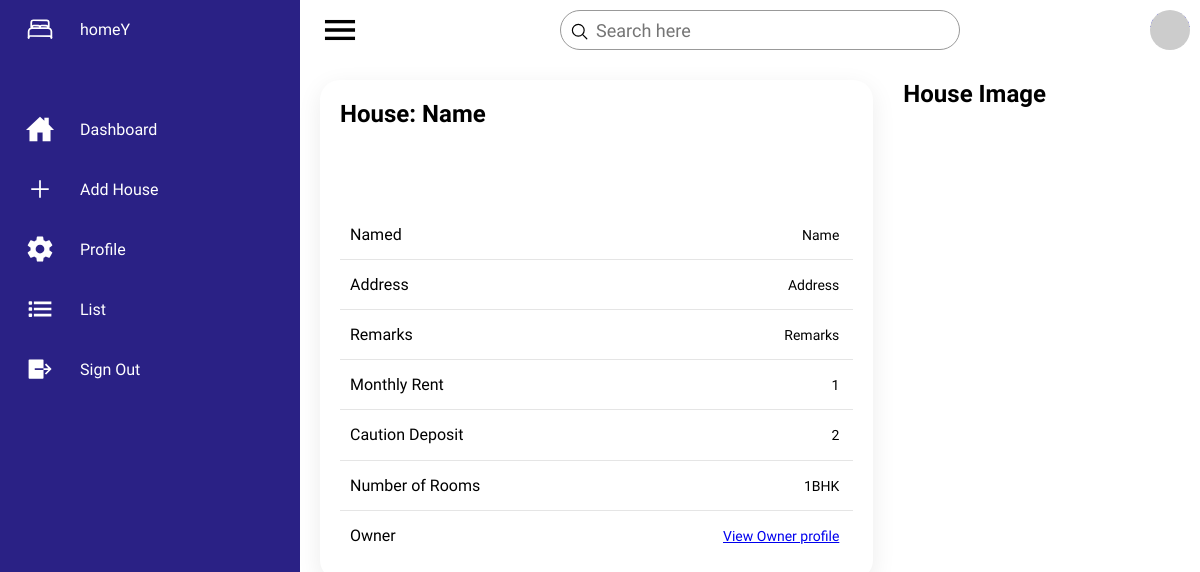
Screenshot of /house/1 (signed in) with the database file from the repository.
### app/models.py (models this page shows, shortened)
class House(db.Model):
    id = db.Column(db.Integer, primary_key=True)
    name = db.Column(db.String)
    address = db.Column(db.String(256))
    remarks = db.Column(db.String(128))
    rent = db.Column(db.BigInteger)
    number_of_rooms = db.Column(db.String(32))
    caution_deposit = db.Column(db.Integer)
    owner = db.Column(db.Integer)

### app/routes.py (the view)
@app.route('/house/<id>')
def house(id):
    house = House.query.filter_by(id=id).first_or_404()
    return render_template('house.html', house=house, title='View House')

### app/models.py (called while the page is built)
@login.user_loader
def load_user(id):
    return User.query.get(int(id))

    def avatar(self, size):
        digest = md5(self.email.lower().encode('utf-8')).hexdigest()
        return 'https://www.gravatar.com/avatar/{}?d=identicon&s={}'.format(
            digest, size)

### app/templates/house.html (shortened to what this page needs)
{% extends "base.html" %}
{% block content %}
<link rel="stylesheet" type="text/css" href="../static/styles/book.css" />
<div class="details">
    <div class="Bookdetails">
        <div class="cardHeader">
            <h2>House: {{ house.name }}</h2>
        </div>
        <table>
            <tbody>
                <tr>
                    <td>Named</td>
                    <td><span class="book_info">{{ house.name }}</span></td>
                </tr>
                <tr>
                    <td>Address</td>
                    <td><span class="book_info">{{ house.address }}</span></td>
                </tr>
                <tr>
                    <td>Remarks</td>
                    <td><span class="book_info">{{ house.remarks }}</span></td>
                </tr>
                <tr>
                    <td>Monthly Rent</td>
                    <td><span class="book_info">{{ house.rent }}</span></td>
                </tr>
                <tr>
                    <td>Caution Deposit</td>
                    <td><span class="book_info">{{ house.caution_deposit }}</span></td>
                </tr>
                <tr>
                    <td>Number of Rooms</td>
                    <td><span class="book_info">{{ house.number_of_rooms }}</span></td>
                </tr>
                <tr>
                    <td>Owner</td>
                    <td><a class="book_info" href="{{url_for('user', id=house.owner)}}">View Owner profile</span></td>
                </tr>
            </tbody>
        </table>
    </div>
    <div class="BookCover">
        <div class="cardHeader">
            <h2> House Image </h2>
        </div>
    </div>
</div>
{% endblock %}

### app/static/styles/base.css (style rules this page uses)
* { font-family: "Ubuntu", sans-serif; margin: 0; padding: 0; box-sizing: border-box; }
:root { --blue: #2a2185; --white: #fff; --gray: #f5f5f5; --black1: #000; --black2: #999; }
body { min-height: 100vh; overflow-x: hidden; }

### app/static/styles/book.css (style rules this page uses)
.details { position: relative; width: 100%; padding: 20px; display: grid; grid-template-columns: 2fr 1fr; grid-gap: 30px; }
.details .Bookdetails { position: relative; display: grid; min-height: 500px; background: --white; padding: 20px; box-shadow: 0 7px 25px rgba(0, 0, 0, 0.08); border-radius: 20px; }
.details .cardHeader { display: flex; justify-content: space-between; align-items: flex-start; }
.cardHeader h2 { font-weight: 600; color: --blue; }
.details table { width: 100%; border-collapse: collapse; margin-top: 10px; }
.details .Bookdetails table tr { color: --black1; border-bottom: 1px solid rgba(0, 0, 0, 0.1); }
.details .Bookdetails table tr:last-child { border-bottom: none; }
.details .Bookdetails table tr td { padding: 10px; }
.details .Bookdetails table tr td:last-child { text-align: end; }
.book_info { padding: 2px 4px; color: --black1; border-radius: 4px; font-size: 14px; font-weight: 500; }

### rows the page displays
House: name "Name", address "Address", remarks "Remarks", rent "1", caution_deposit "2", number_of_rooms "1BHK"
